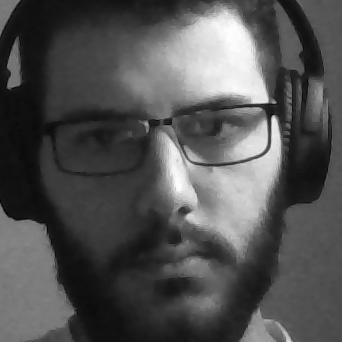
#> input picture my-image.png, 342 x 342 px, given in place of the camera
$ python OpenCv.py
#> lines starting #> are read from the running program, lines starting #| are printed output that depends on the picture; after the words box and inside, x2 and y2 are one past the last pixel; in counts of white or black regions, pixels touching at a corner belong together; long printed decimals are rounded
import cv2
import pickle

#Mudar  resolução
def make_1080p():
    cap.set(3,1920)
    cap.set(4,1080)
def make_720p():
    cap.set(3, 1280)
    cap.set(4, 720)
def make_480p():
    cap.set(3, 640)
    cap.set(4, 480)
def change_res(width,height):
    cap.set(3, width)
    cap.set(4, height)
def rescale_frame(frame, percent=75):
    scale_percent = 75
    width = int(frame.shape[1]*scale_percent / 100 )
    height = int(frame.shape[0]*scale_percent / 100 )
    dim = (width, height)
    return cv2.resize(frame, dim, interpolation = cv2.INTER_AREA)

face_cascade = cv2.CascadeClassifier('cascades/data/haarcascade_frontalface_default.xml')
recognizer = cv2.face.LBPHFaceRecognizer_create()
recognizer.read("Trainer.yml")

labels = {}
with open ("labels.pickle", 'rb') as f:
#> (reads labels.pickle from the repository)
    labels = pickle.load(f)
    labels = {v: k for k, v in labels.items()}

cap = cv2.VideoCapture(0) #Captura webcam # 0 for webcam
#how to connect > connect directly > mobile internet connection

make_480p()

while True:
    ret, frame = cap.read()         #Captura webcam  #Frame -> Imagem colorida
#> frame is the input picture: shape (342, 342, 3); min 3, max 254, mean 81.7
    gray = cv2.cvtColor(frame, cv2.COLOR_BGR2GRAY)
    rescale_frame(frame, 50)

    faces = face_cascade.detectMultiScale(gray, scaleFactor=1.5, minNeighbors=5)        #Reconhece rosto
#> faces = [[33, 36, 273, 273]]
    for (x,y,w,h) in faces:
        print(x,y,w,h)
        roi_gray = gray[y:y+h,x:x+h] #Region of intrest - Rosto preto e branco
        roi_color = frame[y:y+h,x:x+h] #Region of intrest - Rosto colorido

        id_, conf = recognizer.predict(roi_gray)  #Label , confidence
        print("conf: {}".format(conf))
        if conf <= 30:
            print(labels[id_], conf)
            font = cv2.FONT_HERSHEY_SIMPLEX
            name = labels[id_]
            color = (255,255, 255)
            stroke = 2
            cv2.putText(frame, name, (x,y), font, 1, color, stroke ,cv2.LINE_AA)

        img_item = "my-image.png"
        cv2.imwrite(img_item, roi_gray)

        color = (255, 0, 0) #BGR 0-255
        stroke = 2
        end_cord_x = x + w
        end_cord_y= y + h
        cv2.rectangle(frame,(x,y),(end_cord_x,end_cord_y),color,stroke)
#> this loop made 1 pass
#> (x, y, w, h, id_, conf, img_item, color) on pass 1: (33, 36, 273, 273, 0, 92.41, 'my-image.png', (255, 0, 0))
#| 33 36 273 273
#| conf: 92.407
#> pass 1, `roi_gray = gray[y:y+h,x:x+h]`:
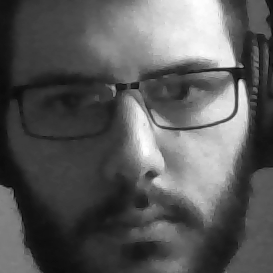
#> roi_gray: shape (273, 273); min 4, max 254, mean 89.5
#> after the loop:
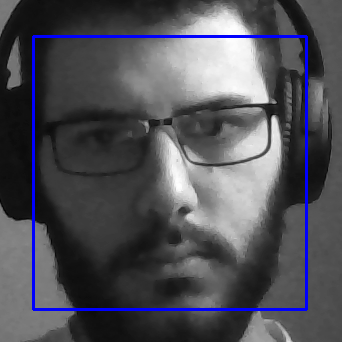
#> frame: shape (342, 342, 3); 2.8% of pixels changed, all inside (x1, y1, x2, y2) = (32, 35, 308, 311)

    cv2.imshow('frame1', frame)  # Exibir imagem

    if cv2.waitKey(20) & 0xFF == ord('q'):
#> (key q is pressed here)
        break
